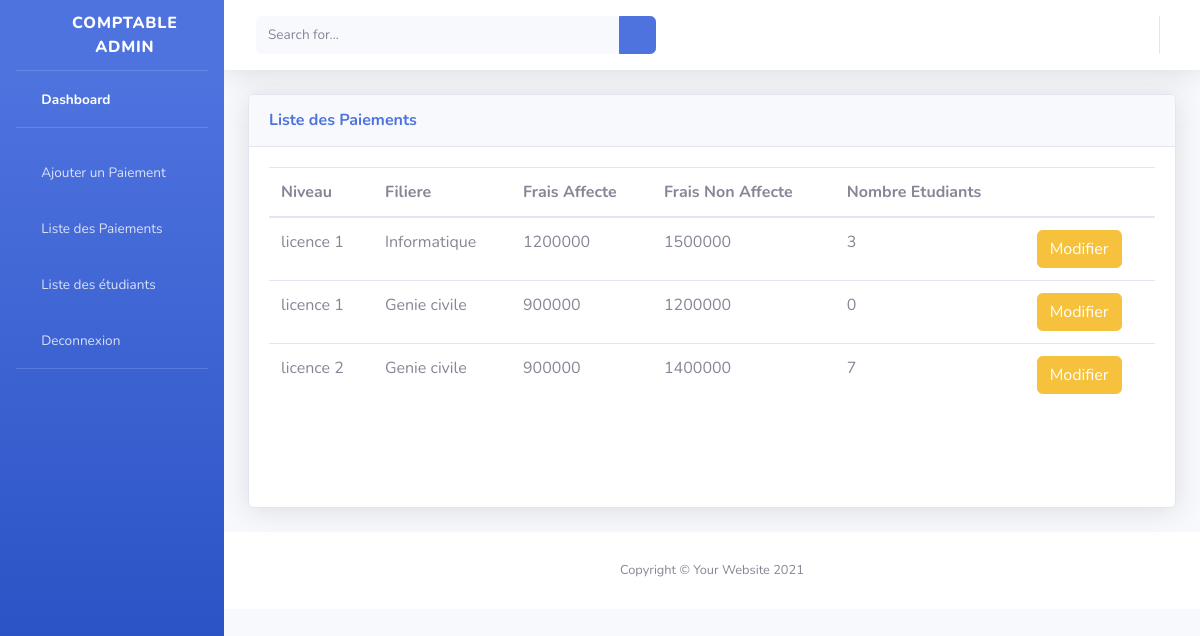
The app's page /liste-frais-niveau/ with its own data.
### gestion/models.py (models this page shows, shortened)
class Frais_niveau(models.Model):
    niveau = models.ForeignKey(Niveau, related_name='frais_niveau', on_delete=models.CASCADE)
    montant_af = models.CharField(max_length = 150, default=900000)
    montant_non_af = models.CharField(max_length = 150, default=1200000)
    statut = models.BooleanField(default= True)
    date_add = models.DateTimeField(auto_now_add = True)
    date_update =models.DateTimeField(auto_now = True)

class Niveau(models.Model):
    nom_niveau = models.CharField(max_length = 150)
    filiere_associée = models.ForeignKey(Filière, on_delete=models.CASCADE, related_name="niveau")
    description = models.TextField()
    frais_scolaire = models.CharField(max_length = 150)
    status = models.BooleanField(default= True)
    date_add = models.DateTimeField(auto_now_add = True)
    date_update =models.DateTimeField(auto_now = True)

class Filière(models.Model):
    nom_filiere = models.CharField(max_length = 150)
    description = models.TextField()
    status = models.BooleanField(default= True)
    date_add = models.DateTimeField(auto_now = True)
    date_update =models.DateTimeField(auto_now = True)
    def __str__(self) :
        return self.nom_filiere

### gestion/views.py (the view)
# urls.py: path('liste-frais-niveau/', views.frais_niveau, name='frais_niveau'),
def frais_niveau(request):
    niveaux_etudiants = []
    niveaux = Niveau.objects.all()
    for niveau in niveaux:
        if not Frais_niveau.objects.filter(niveau=niveau).exists():
            Frais_niveau.objects.create(niveau=niveau)
    frais_niveaus = Frais_niveau.objects.all()
    for frais in frais_niveaus:
        niveau_nom = frais.niveau
        nombre_etudiants = Etudiant.objects.filter(classe_associée__niveau_associée=frais.niveau).count()
        niveaux_etudiants.append({
            'niveau': niveau_nom,
            'nombre_etudiants': nombre_etudiants
        })
    datas= {
        'frais_niveaus': frais_niveaus,
        'niveaux_etudiants': niveaux_etudiants,
    }
    return render(request, "comptable/frais_niveau.html",datas)

### gestion/templates/comptable/frais_niveau.html (shortened to what this page needs)
{% load static %}
<!DOCTYPE html>
<html lang="en">
<head>
    <link href="{% static 'comptable/vendor/fontawesome-free/css/all.min.css' %}" rel="stylesheet" type="text/css">
    <link href="{% static 'comptable/css/sb-admin-2.min.css' %}" rel="stylesheet">
</head>
<body id="page-top">
    <div id="wrapper">
        <ul class="navbar-nav bg-gradient-primary sidebar sidebar-dark accordion" id="accordionSidebar">
            <a class="sidebar-brand d-flex align-items-center justify-content-center" href="{% url 'dashboards-comptable' %}">
                <div class="sidebar-brand-icon rotate-n-15">
                    <i class="fas fa-laugh-wink"></i>
                </div>
                <div class="sidebar-brand-text mx-3">COMPTABLE Admin</div>
            </a>
            <hr class="sidebar-divider my-0">
            <li class="nav-item active">
                <a class="nav-link" href="{% url 'dashboards-comptable' %}">
                    <i class="fas fa-fw fa-tachometer-alt"></i>
                    <span>Dashboard</span></a>
            </li>
            <hr class="sidebar-divider">
            <li class="nav-item">
                <a class="nav-link" href="{% url 'ajouter_paiement' %}">
                    <i class="fas fa-fw fa-folder"></i>
                    <span>Ajouter un Paiement</span>
                </a>
                <a class="nav-link" href="{% url 'liste_paiement' %}">
                    <i class="fas fa-fw fa-folder"></i>
                    <span>Liste des Paiements</span>
                </a>
                <a class="nav-link" href="{% url 'comp_liste_etudiant' %}">
                    <i class="fas fa-fw fa-folder"></i>
                    <span>Liste des étudiants</span>
                </a>
                <a class="nav-link" href="{% url 'logout' %}">
                    <i class="fas fa-fw fa-folder"></i>
                    <span>Deconnexion</span>
                </a>
            </li>
            <hr class="sidebar-divider d-none d-md-block">
        </ul>
        <div id="content-wrapper" class="d-flex flex-column">
            <div id="content">
                <nav class="navbar navbar-expand navbar-light bg-white topbar mb-4 static-top shadow">
                    <form
                        class="d-none d-sm-inline-block form-inline mr-auto ml-md-3 my-2 my-md-0 mw-100 navbar-search">
                        <div class="input-group">
                            <input type="text" class="form-control bg-light border-0 small" placeholder="Search for..."
                                aria-label="Search" aria-describedby="basic-addon2">
                            <div class="input-group-append">
                                <button class="btn btn-primary" type="button">
                                    <i class="fas fa-search fa-sm"></i>
                                </button>
                            </div>
                        </div>
                    </form>
                    <ul class="navbar-nav ml-auto">
                        <li class="nav-item dropdown no-arrow">
                        </li>
                    </ul>
                </nav>
                <div class="container-fluid">
                    <div class="row">
                        <div class="col-xl-12 col-lg-8">
                            <div class="card shadow mb-4">
                                <div
                                    class="card-header py-3 d-flex flex-row align-items-center justify-content-between">
                                    <h6 class="m-0 font-weight-bold text-primary">Liste des Paiements</h6>
                                </div>
                                <div class="card-body">
                                    <div class="chart-area">
                                        <table id="apiCallbacks" class="table custom-table">
                                            <thead>
                                                <tr>
                                                    <th>Niveau</th>
                                                    <th>Filiere</th>
                                                    <th>Frais Affecte</th>
                                                    <th>Frais Non Affecte</th>
                                                    <th>Nombre Etudiants</th>
                                                    <th></th>
                                                </tr>
                                            </thead>
                                            <tbody>
                                                {% for frais_niveau in frais_niveaus %}
                                                <tr>
                                                    <td>{{frais_niveau.niveau.nom_niveau}}</td>
                                                    <td>{{frais_niveau.niveau.filiere_associée}}</td>
                                                    <td>{{frais_niveau.montant_af}}</td>
                                                    <td>{{frais_niveau.montant_non_af}}</td>
                                                    {% for item in niveaux_etudiants %}
                                                        {% if frais_niveau.niveau == item.niveau %}
                                                        <td>{{ item.nombre_etudiants}}</td>
                                                        {% endif %}
                                                    {% endfor %}
                                                    <td><a href="{% url 'edit_frais_niveau' frais_niveau.id %}" class="btn btn-warning">Modifier</a></td>
                                                </tr>
                                                {% endfor %}
                                            </tbody>
                                        </table>
                                    </div>
                                </div>
                            </div>
                        </div>
                    </div>
            </div>
            <footer class="sticky-footer bg-white">
                <div class="container my-auto">
                    <div class="copyright text-center my-auto">
                        <span>Copyright &copy; Your Website 2021</span>
                    </div>
                </div>
            </footer>
        </div>
    </div>
    </div>
</body>
</html>

### records on screen
Frais_niveau: niveau.nom_niveau "licence 1", niveau.filiere_associée "Informatique", montant_af "1200000", montant_non_af "1500000"
Niveau: nombre_etudiants "3"
Frais_niveau: niveau.nom_niveau "licence 1", niveau.filiere_associée "Genie civile", montant_af "900000", montant_non_af "1200000"
Niveau: nombre_etudiants "0"
Frais_niveau: niveau.nom_niveau "licence 2", niveau.filiere_associée "Genie civile", montant_af "900000", montant_non_af "1400000"
Niveau: nombre_etudiants "7"
